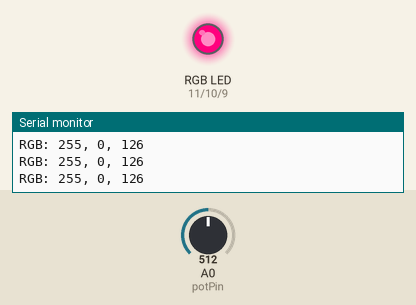
The sketch below on a simulated Arduino Uno, built with avr-gcc and run on an emulated ATmega328P. On the bench: an RGB LED mixed from three pins (HIGH = lit), the last lines printed to the serial monitor. Inputs (shaded band) come from the test bench; at power-on: A0 (potPin) = 512.

Above: at 1.2 s.
1.3 s: A0 (potPin) set to 574
At 1.6 s:
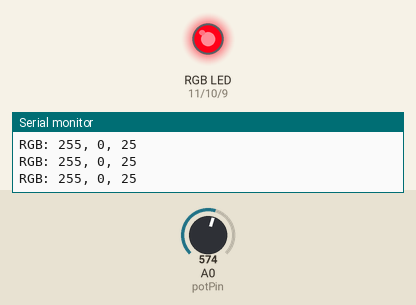
2.8 s: A0 (potPin) set to 603
At 4.0 s:
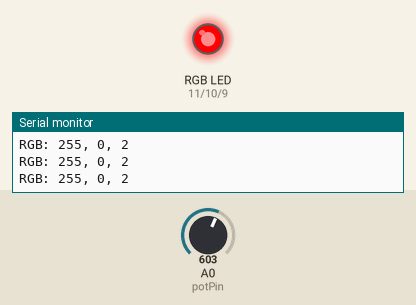
5.8 s: A0 (potPin) set to 629
At 6.1 s:
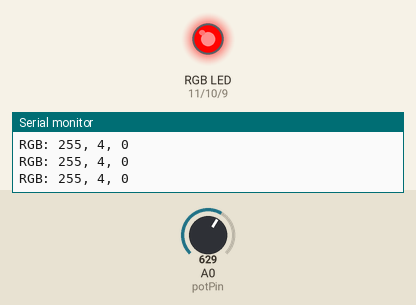
7.3 s: A0 (potPin) set to 653
At 8.4 s:
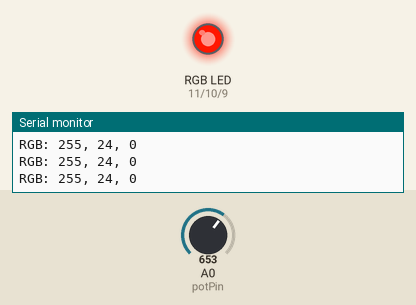
10.3 s: A0 (potPin) set to 692
At 10.9 s:
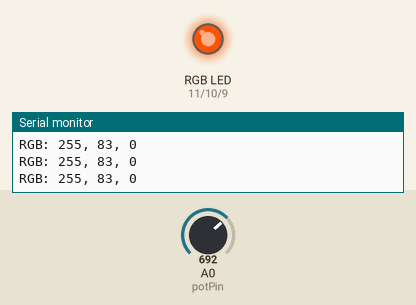
11.8 s: A0 (potPin) set to 715
At 12.2 s:
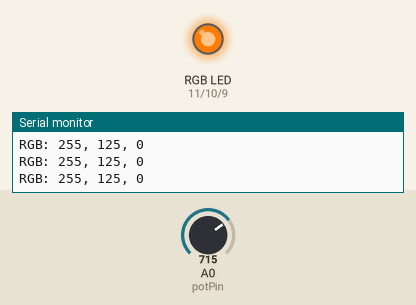
Timing chart, 0 to 14.8 s (numbered marks = the images above; inputs shaded):
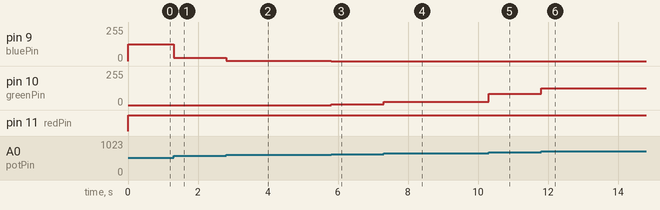

The sketch:

10.ino
```cpp
const int redPin = 11;
const int greenPin = 10;
const int bluePin = 9;
const int potPin = A0;

void setup() {
  pinMode(redPin, OUTPUT);
  pinMode(greenPin, OUTPUT);
  pinMode(bluePin, OUTPUT);
  Serial.begin(9600);
}

void setColor(int red, int green, int blue) {
  analogWrite(redPin, red);
  analogWrite(greenPin, green);
  analogWrite(bluePin, blue);
}

float smoothTransition(float start, float end, float progress) {
  float eased = progress * progress * (3.0 - 2.0 * progress);
  return start + (end - start) * eased;
}

void loop() {
  int potValue = analogRead(potPin);
  float position = potValue / 1023.0;

  int segment = position * 5;
  float segmentPos = (position * 5) - segment;

  int redValue, greenValue, blueValue;

  switch(segment) {
    case 0:
      redValue = 0;
      greenValue = smoothTransition(255, 0, segmentPos);
      blueValue = 255;
      break;

    case 1:
      redValue = smoothTransition(0, 255, segmentPos);
      greenValue = 0;
      blueValue = 255;
      break;

    case 2:
      redValue = 255;
      greenValue = 0;
      blueValue = smoothTransition(255, 0, segmentPos);
      break;

    case 3:
      redValue = 255;
      greenValue = smoothTransition(0, 255, segmentPos);
      blueValue = 0;
      break;

    case 4:
      redValue = smoothTransition(255, 0, segmentPos);
      greenValue = 255;
      blueValue = smoothTransition(0, 255, segmentPos);
      break;

    default:
      redValue = 0;
      greenValue = 255;
      blueValue = 255;
  }

  redValue = constrain(redValue, 0, 255);
  greenValue = constrain(greenValue, 0, 255);
  blueValue = constrain(blueValue, 0, 255);

  setColor(redValue, greenValue, blueValue);

  Serial.print("RGB: ");
  Serial.print(redValue);
  Serial.print(", ");
  Serial.print(greenValue);
  Serial.print(", ");
  Serial.println(blueValue);

  delay(10);
}
```

Measured:
- after the input at 1.3 s, pin 9 (bluePin): 126/255 → 25/255 at once
- after the input at 2.8 s, pin 9 (bluePin): 25/255 → 2/255 at once
- after the input at 5.8 s, pin 9 (bluePin): 2/255 → 0/255 at once; pin 10 (greenPin): 0/255 → 4/255 at once
- after the input at 7.3 s, pin 10 (greenPin): 4/255 → 24/255 at once
- after the input at 10.3 s, pin 10 (greenPin): 24/255 → 83/255 at once
- after the input at 11.8 s, pin 10 (greenPin): 83/255 → 125/255 at once
